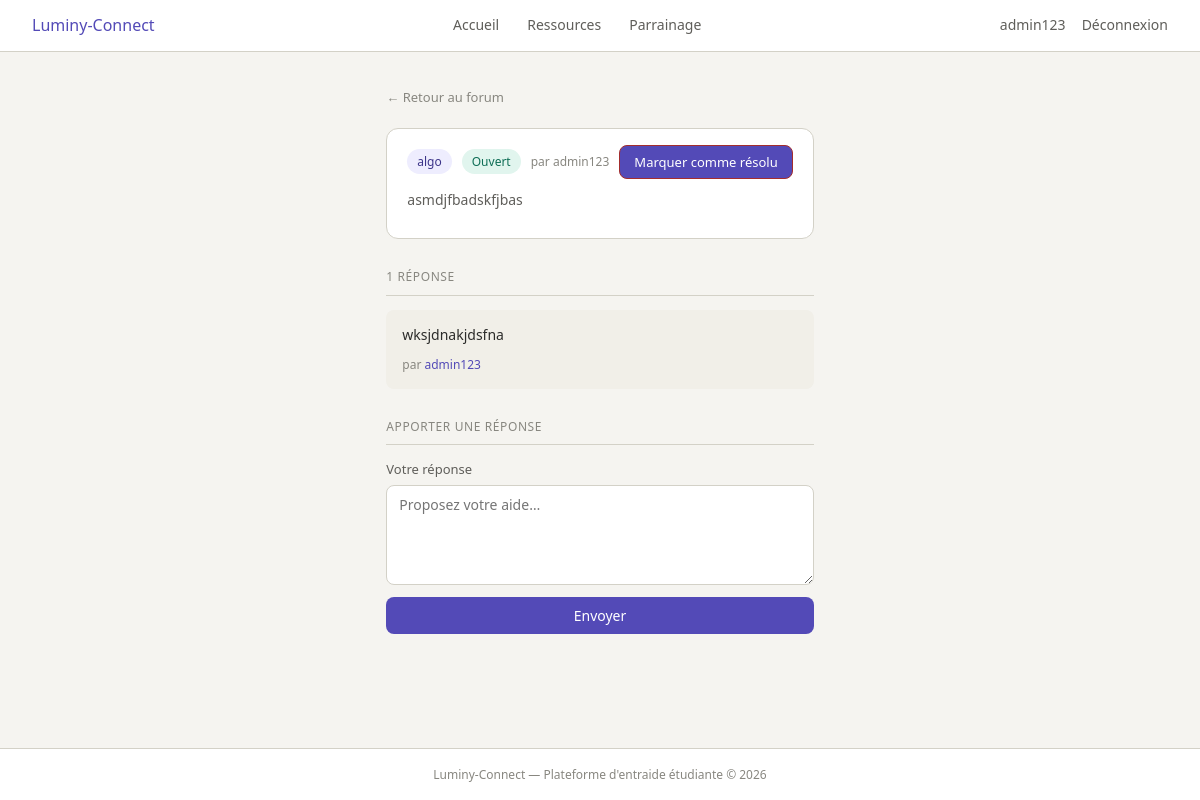
Before: /demande/2 (signed in) with the older database file.
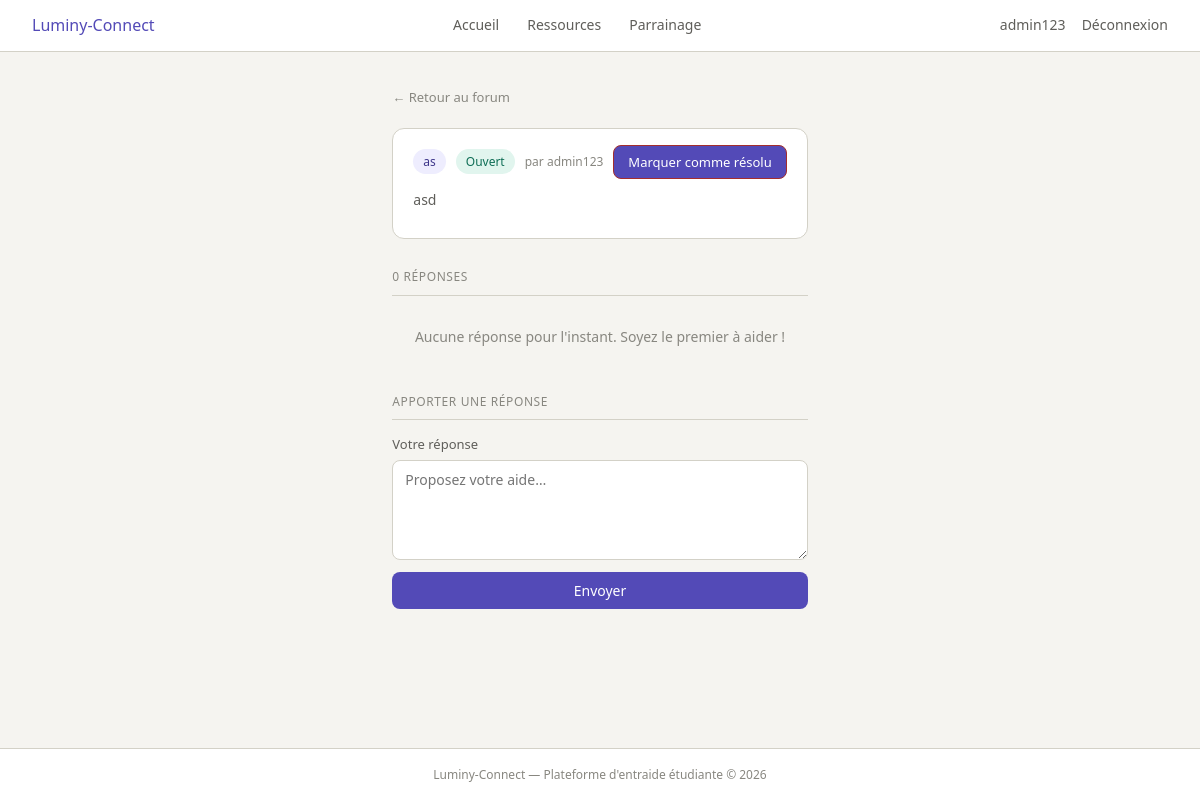
After: the same page with the newer database file.
### tables this page shows
CREATE TABLE demande_aide (
            id INTEGER PRIMARY KEY AUTOINCREMENT,
            auteur_id INTEGER NOT NULL,
            matiere TEXT NOT NULL,
            description TEXT NOT NULL,
            statut TEXT DEFAULT 'ouverte',
            FOREIGN KEY (auteur_id) REFERENCES utilisateur(id)
        );

CREATE TABLE reponse (
            id INTEGER PRIMARY KEY AUTOINCREMENT,
            demande_id INTEGER NOT NULL,
            auteur_id INTEGER NOT NULL,
            message TEXT NOT NULL,
            FOREIGN KEY (demande_id) REFERENCES demande_aide(id),
            FOREIGN KEY (auteur_id) REFERENCES utilisateur(id)
        );

CREATE TABLE utilisateur (
            id INTEGER PRIMARY KEY AUTOINCREMENT,
            nom_utilisateur TEXT UNIQUE NOT NULL,
            mot_de_passe TEXT NOT NULL,
            est_parrain INTEGER NOT NULL
        );

### app.py (the view)
@app.route('/demande/<int:demande_id>')
@login_required
def detail_demande(demande_id):
    demande  = get_demande(demande_id)
    reponses = get_reponses(demande_id)
    return render_template('detail_demande.html', demande=demande, reponses=reponses)

### data_model.py (called while the page is built)
def login_required(f):
    @wraps(f)
    def decorated_function(*args, **kwargs):
        if "user_id" not in session:
            return redirect(url_for('connexion'))
        return f(*args, **kwargs)
    return decorated_function

def db_fetch(query, args=(), fetch_all=False, db_name=DBFILENAME):
    with sqlite3.connect(db_name) as conn:
        conn.row_factory = sqlite3.Row
        cur = conn.execute(query, args)
        if fetch_all:
            res = cur.fetchall()
            return [dict(e) for e in res] if res else []
        else:
            res = cur.fetchone()
            return dict(res) if res else None

def get_demande(demande_id):
    query = """
        SELECT demande_aide.id, demande_aide.matiere, demande_aide.description,
               demande_aide.statut, demande_aide.auteur_id,
               utilisateur.nom_utilisateur AS auteur
        FROM demande_aide
        JOIN utilisateur ON demande_aide.auteur_id = utilisateur.id
        WHERE demande_aide.id = ?
    """
    return db_fetch(query, (demande_id,))

### templates/detail_demande.html
{% include 'en_tete.html' %}
<main>
  <a href="/" class="lien-retour">← Retour au forum</a>
  <div class="carte-demande">
    <div class="carte-entete">
      <span class="matiere">{{ demande.matiere }}</span>
      {% if demande.statut == 'ouverte' %}
        <span class="statut-ouverte">Ouvert</span>
      {% else %}
        <span class="statut-close">Résolu</span>
      {% endif %}
      <span class="auteur">par <a href="/utilisateur/{{ demande.auteur_id }}">{{ demande.auteur }}</a></span>
      {% if session.get('user_id') == demande.auteur_id and demande.statut == 'ouverte' %}
      <form action="/demande/{{ demande.id }}/cloturer" method="POST" style="margin-left: auto;">
        <button type="submit" class="btn-danger"
                onclick="return confirm('Marquer cette demande comme résolue ?')">
          Marquer comme résolu
        </button>
      </form>
      {% endif %}
    </div>
    <p>{{ demande.description }}</p>
  </div>
  <div class="divider">{{ reponses|length }} réponse{% if reponses|length != 1 %}s{% endif %}</div>
  {% for reponse in reponses %}
  <div class="carte-reponse">
    <p>{{ reponse.message }}</p>
    <small>par <a href="/utilisateur/{{ reponse.auteur_id }}">{{ reponse.auteur }}</a></small>
  </div>
  {% else %}
  <p class="vide" style="padding: 16px 0;">Aucune réponse pour l'instant. Soyez le premier à aider !</p>
  {% endfor %}
  {% if demande.statut == 'ouverte' %}
  <div class="divider">Apporter une réponse</div>
  <form action="/demande/{{ demande.id }}/repondre" method="POST">
    <label>
      Votre réponse
      <textarea name="message" placeholder="Proposez votre aide…" required></textarea>
    </label>
    <button type="submit">Envoyer</button>
  </form>
  {% else %}
  <p style="font-size: 13px; color: var(--gris-doux); margin-top: 16px;">
    Cette demande est clôturée — elle a été marquée comme résolue par son auteur.
  </p>
  {% endif %}
</main>
{% include 'pied_de_page.html' %}

Changed rows visible on the page:
removed reponse: message "wksjdnakjdsfna", auteur "admin123"
changed demande_aide: matiere "algo" → "as"; description "asmdjfbadskfjbas" → "asd"
Other visible differences:
{{ reponses|length }}: "1" → "0"
text now shown: "S Aucune réponse pour l'instant. Soyez le premier à aider !"
